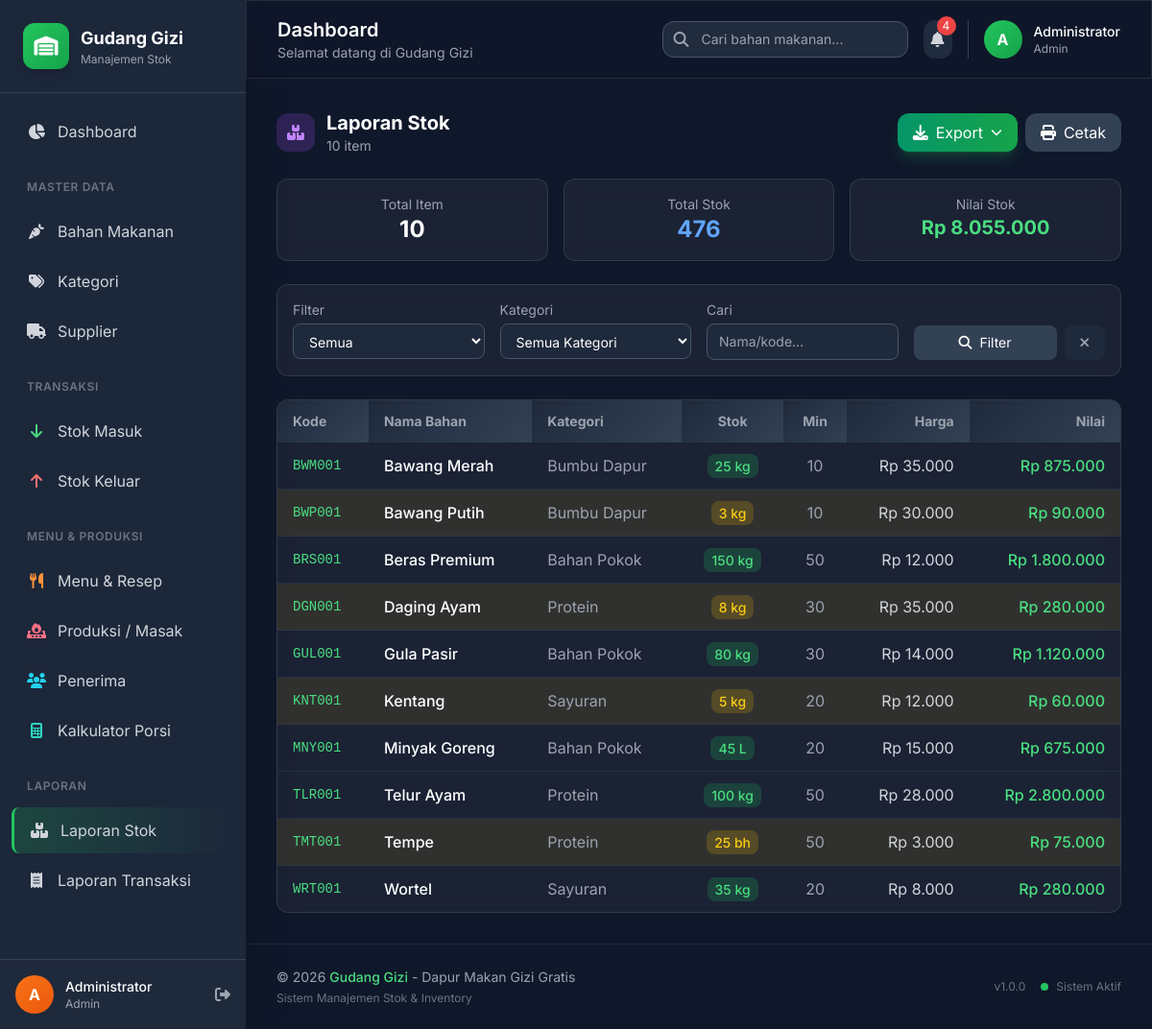
The app's page /modules/laporan/stok.php (signed in) with its own data.
### tables this page shows
CREATE TABLE `bahan_makanan` (
  `id` int(11) NOT NULL AUTO_INCREMENT,
  `kode` varchar(20) NOT NULL,
  `nama` varchar(100) NOT NULL,
  `kategori_id` int(11) DEFAULT NULL,
  `satuan_id` int(11) DEFAULT NULL,
  `stok_minimum` int(11) DEFAULT 10,
  `stok_saat_ini` int(11) DEFAULT 0,
  `harga_satuan` decimal(15,2) DEFAULT 0.00,
  `lokasi_rak` varchar(50) DEFAULT NULL,
  `foto` varchar(255) DEFAULT NULL,
  `keterangan` text DEFAULT NULL,
  `is_active` tinyint(1) DEFAULT 1,
  `created_at` timestamp NULL DEFAULT current_timestamp(),
  `updated_at` timestamp NULL DEFAULT current_timestamp() ON UPDATE current_timestamp(),
  PRIMARY KEY (`id`),
  UNIQUE KEY `kode` (`kode`),
  KEY `kategori_id` (`kategori_id`),
  KEY `satuan_id` (`satuan_id`),
  CONSTRAINT `bahan_makanan_ibfk_1` FOREIGN KEY (`kategori_id`) REFERENCES `kategori` (`id`) ON DELETE SET NULL,
  CONSTRAINT `bahan_makanan_ibfk_2` FOREIGN KEY (`satuan_id`) REFERENCES `satuan` (`id`) ON DELETE SET NULL
);

CREATE TABLE `kategori` (
  `id` int(11) NOT NULL AUTO_INCREMENT,
  `nama` varchar(100) NOT NULL,
  `deskripsi` text DEFAULT NULL,
  `created_at` timestamp NULL DEFAULT current_timestamp(),
  `updated_at` timestamp NULL DEFAULT current_timestamp() ON UPDATE current_timestamp(),
  PRIMARY KEY (`id`)
);

CREATE TABLE `satuan` (
  `id` int(11) NOT NULL AUTO_INCREMENT,
  `nama` varchar(50) NOT NULL,
  `singkatan` varchar(10) NOT NULL,
  `created_at` timestamp NULL DEFAULT current_timestamp(),
  PRIMARY KEY (`id`)
);

### config/database.php (called while the page is built, shortened)
<?php
$conn = new mysqli(DB_HOST, DB_USER, DB_PASS);
$conn->query("CREATE DATABASE IF NOT EXISTS " . DB_NAME . " CHARACTER SET utf8mb4 COLLATE utf8mb4_unicode_ci");
$conn->select_db(DB_NAME);
$conn->set_charset("utf8mb4");
function query($sql, $params = [], $types = "")
{
    global $conn;
    if (empty($params)) {
        $result = $conn->query($sql);
        return $result;
    }
    $stmt = $conn->prepare($sql);
    if (!empty($params)) {
        $stmt->bind_param($types, ...$params);
    }
    $stmt->execute();
    $result = $stmt->get_result();
    return $result;
}
function fetchOne($sql, $params = [], $types = "")
{
    $result = query($sql, $params, $types);
    if ($result && $result->num_rows > 0) {
        return $result->fetch_assoc();
    }
    return null;
}
function fetchAll($sql, $params = [], $types = "")
{
    $result = query($sql, $params, $types);
    $data = [];
    if ($result && $result->num_rows > 0) {
        while ($row = $result->fetch_assoc()) {
            $data[] = $row;
        }
    }
    return $data;
}
?>

### includes/functions.php (called while the page is built, shortened)
<?php
function formatRupiah($number)
{
    return 'Rp ' . number_format($number, 0, ',', '.');
}
function getLatestNotifications($limit = 5)
{
    return fetchAll("SELECT n.*, b.nama as bahan_nama
                     FROM notifikasi n
                     LEFT JOIN bahan_makanan b ON n.bahan_id = b.id
                     ORDER BY n.created_at DESC
                     LIMIT $limit");
}
?>

### modules/laporan/stok.php (the view, shortened to what this page needs)
<?php
require_once __DIR__ . '/../../includes/header.php';
$search = $_GET['search'] ?? '';
$where = "WHERE b.is_active = 1";
$items = fetchAll("SELECT b.*, k.nama as kategori_nama, s.singkatan as satuan_singkatan,
                   (b.stok_saat_ini * b.harga_satuan) as nilai_stok
                   FROM bahan_makanan b
                   LEFT JOIN kategori k ON b.kategori_id = k.id
                   LEFT JOIN satuan s ON b.satuan_id = s.id
                   $where ORDER BY b.nama ASC");
$summary = fetchOne("SELECT COUNT(*) as total_item, SUM(stok_saat_ini) as total_stok,
                     SUM(stok_saat_ini * harga_satuan) as total_nilai FROM bahan_makanan b $where");
?>
<div class="flex flex-col md:flex-row md:items-center justify-between gap-4 mb-6">
    <div class="flex items-center gap-3">
        <div class="w-10 h-10 rounded-xl bg-purple-500/20 text-purple-400 flex items-center justify-center">
            <i class="fas fa-boxes-stacked"></i>
        </div>
        <div>
            <h1 class="text-xl font-bold text-white">Laporan Stok</h1>
            <p class="text-sm text-gray-400">
                <?= count($items) ?> item
            </p>
        </div>
    </div>
    <div class="flex items-center gap-2">
        <div class="relative" id="exportDropdown">
            <button onclick="toggleExportDropdown()"
                class="px-4 py-2 rounded-xl bg-gradient-to-r from-emerald-600 to-green-600 hover:from-emerald-500 hover:to-green-500 text-white flex items-center gap-2 shadow-lg shadow-green-500/20 transition-all">
                <i class="fas fa-download"></i> Export
                <i class="fas fa-chevron-down text-xs"></i>
            </button>
        </div>
        <button onclick="window.print()"
            class="px-4 py-2 rounded-xl bg-slate-700 hover:bg-slate-600 text-white flex items-center gap-2">
            <i class="fas fa-print"></i> Cetak
        </button>
    </div>
</div>
<div class="grid grid-cols-3 gap-4 mb-6">
    <div class="glass rounded-xl p-4 text-center">
        <p class="text-sm text-gray-400">Total Item</p>
        <p class="text-2xl font-bold text-white">
            <?= number_format($summary['total_item']) ?>
        </p>
    </div>
    <div class="glass rounded-xl p-4 text-center">
        <p class="text-sm text-gray-400">Total Stok</p>
        <p class="text-2xl font-bold text-blue-400">
            <?= number_format($summary['total_stok']) ?>
        </p>
    </div>
    <div class="glass rounded-xl p-4 text-center">
        <p class="text-sm text-gray-400">Nilai Stok</p>
        <p class="text-xl font-bold text-green-400">
            <?= formatRupiah($summary['total_nilai']) ?>
        </p>
    </div>
</div>
<div class="glass rounded-xl p-4 mb-6">
    <form method="GET" class="grid md:grid-cols-4 gap-4">
        <div>
            <label class="block text-sm text-gray-400 mb-1">Filter</label>
            <select name="filter"
                class="w-full bg-slate-800 border border-slate-600 rounded-lg px-3 py-2 text-white text-sm">
                <option value="">Semua</option>
            </select>
        </div>
        <div>
            <label class="block text-sm text-gray-400 mb-1">Kategori</label>
            <select name="kategori"
                class="w-full bg-slate-800 border border-slate-600 rounded-lg px-3 py-2 text-white text-sm">
                <option value="">Semua Kategori</option>
            </select>
        </div>
        <div>
            <label class="block text-sm text-gray-400 mb-1">Cari</label>
            <input type="text" name="search" value="<?= htmlspecialchars($search) ?>"
                class="w-full bg-slate-800 border border-slate-600 rounded-lg px-3 py-2 text-white text-sm"
                placeholder="Nama/kode...">
        </div>
        <div class="flex items-end gap-2">
            <button type="submit"
                class="flex-1 bg-slate-700 hover:bg-slate-600 text-white px-4 py-2 rounded-lg text-sm"><i
                    class="fas fa-search mr-1"></i> Filter</button>
            <a href="/gudang-gizi/modules/laporan/stok.php"
                class="bg-slate-800 text-gray-400 px-4 py-2 rounded-lg text-sm"><i class="fas fa-times"></i></a>
        </div>
    </form>
</div>
<div class="glass rounded-xl overflow-hidden">
    <div class="overflow-x-auto">
        <table class="w-full table-modern">
            <thead>
                <tr class="text-left text-sm text-gray-400">
                    <th class="px-4 py-3">Kode</th>
                    <th class="px-4 py-3">Nama Bahan</th>
                    <th class="px-4 py-3 hidden md:table-cell">Kategori</th>
                    <th class="px-4 py-3 text-center">Stok</th>
                    <th class="px-4 py-3 text-center hidden lg:table-cell">Min</th>
                    <th class="px-4 py-3 text-right hidden lg:table-cell">Harga</th>
                    <th class="px-4 py-3 text-right">Nilai</th>
                </tr>
            </thead>
            <tbody class="divide-y divide-slate-700/50">
                <?php if (empty($items)): ?>
                    <tr>
                        <td colspan="7" class="px-4 py-12 text-center text-gray-500"><i
                                class="fas fa-box-open text-4xl mb-3"></i>
                            <p>Tidak ada data</p>
                        </td>
                    </tr>
                <?php else:
                    foreach ($items as $item):
                        $isLow = $item['stok_saat_ini'] <= $item['stok_minimum']; ?>
                        <tr class="hover:bg-slate-700/30 <?= $isLow ? 'bg-yellow-500/10' : '' ?>">
                            <td class="px-4 py-3 font-mono text-sm text-primary-400">
                                <?= $item['kode'] ?>
                            </td>
                            <td class="px-4 py-3">
                                <p class="font-medium text-white">
                                    <?= htmlspecialchars($item['nama']) ?>
                                </p>
                            </td>
                            <td class="px-4 py-3 hidden md:table-cell text-gray-400">
                                <?= htmlspecialchars($item['kategori_nama'] ?? '-') ?>
                            </td>
                            <td class="px-4 py-3 text-center"><span
                                    class="px-2 py-1 rounded-lg text-sm font-medium <?= $isLow ? 'bg-yellow-500/20 text-yellow-400' : 'bg-green-500/20 text-green-400' ?>">
                                    <?= number_format($item['stok_saat_ini']) ?>
                                    <?= $item['satuan_singkatan'] ?>
                                </span></td>
                            <td class="px-4 py-3 text-center hidden lg:table-cell text-gray-400">
                                <?= number_format($item['stok_minimum']) ?>
                            </td>
                            <td class="px-4 py-3 text-right hidden lg:table-cell text-gray-300">
                                <?= formatRupiah($item['harga_satuan']) ?>
                            </td>
                            <td class="px-4 py-3 text-right font-medium text-green-400">
                                <?= formatRupiah($item['nilai_stok']) ?>
                            </td>
                        </tr>
                    <?php endforeach; endif; ?>
            </tbody>
        </table>
    </div>
</div>
<?php require_once __DIR__ . '/../../includes/footer.php'; ?>

### includes/header.php (style rules this page uses)
.glass { background: rgba(255, 255, 255, 0.05); backdrop-filter: blur(10px); border: 1px solid rgba(255, 255, 255, 0.1); }
.table-modern th { background: linear-gradient(135deg, #1e293b 0%, #334155 100%); }
.table-modern tbody tr { transition: all 0.2s ease; }

### records on screen
bahan_makanan: kode "BWM001", nama "Bawang Merah", kategori.nama "Bumbu Dapur", stok_saat_ini "25", satuan.singkatan "kg", stok_minimum "10", harga_satuan "Rp 35.000", nilai_stok "Rp 875.000"
bahan_makanan: kode "BWP001", nama "Bawang Putih", kategori.nama "Bumbu Dapur", stok_saat_ini "3", satuan.singkatan "kg", stok_minimum "10", harga_satuan "Rp 30.000", nilai_stok "Rp 90.000"
bahan_makanan: kode "BRS001", nama "Beras Premium", kategori.nama "Bahan Pokok", stok_saat_ini "150", satuan.singkatan "kg", stok_minimum "50", harga_satuan "Rp 12.000", nilai_stok "Rp 1.800.000"
bahan_makanan: kode "DGN001", nama "Daging Ayam", kategori.nama "Protein", stok_saat_ini "8", satuan.singkatan "kg", stok_minimum "30", harga_satuan "Rp 35.000", nilai_stok "Rp 280.000"
bahan_makanan: kode "GUL001", nama "Gula Pasir", kategori.nama "Bahan Pokok", stok_saat_ini "80", satuan.singkatan "kg", stok_minimum "30", harga_satuan "Rp 14.000", nilai_stok "Rp 1.120.000"
bahan_makanan: kode "KNT001", nama "Kentang", kategori.nama "Sayuran", stok_saat_ini "5", satuan.singkatan "kg", stok_minimum "20", harga_satuan "Rp 12.000", nilai_stok "Rp 60.000"
bahan_makanan: kode "MNY001", nama "Minyak Goreng", kategori.nama "Bahan Pokok", stok_saat_ini "45", satuan.singkatan "L", stok_minimum "20", harga_satuan "Rp 15.000", nilai_stok "Rp 675.000"
bahan_makanan: kode "TLR001", nama "Telur Ayam", kategori.nama "Protein", stok_saat_ini "100", satuan.singkatan "kg", stok_minimum "50", harga_satuan "Rp 28.000", nilai_stok "Rp 2.800.000"
bahan_makanan: kode "TMT001", nama "Tempe", kategori.nama "Protein", stok_saat_ini "25", satuan.singkatan "bh", stok_minimum "50", harga_satuan "Rp 3.000", nilai_stok "Rp 75.000"
bahan_makanan: kode "WRT001", nama "Wortel", kategori.nama "Sayuran", stok_saat_ini "35", satuan.singkatan "kg", stok_minimum "20", harga_satuan "Rp 8.000", nilai_stok "Rp 280.000"

### other values on screen
substr($currentUser['nama_lengkap'], 0, 1) "A"
$currentUser['nama_lengkap'] "Administrator"
$currentUser['role'] "Admin"
$unreadNotifications "4"
count($items) "10"
$summary['total_item'] "10"
$summary['total_stok'] "476"
formatRupiah($summary['total_nilai']) "Rp 8.055.000"
